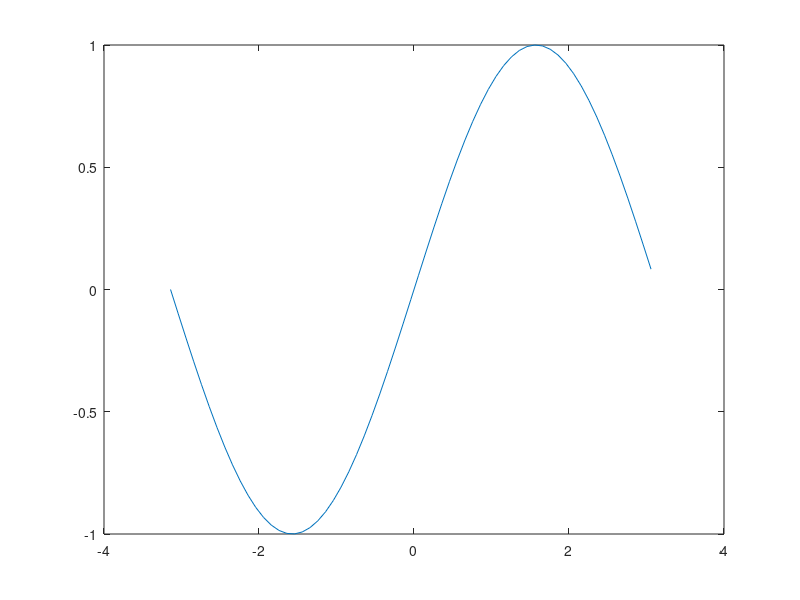

This chart was generated by the following MATLAB code:

a=1;
b=[1,2,3]; %satır vektor
c=[1;2;3]; %column vektor
d = 1:1:5; %1 den 5 e satır vektoru
t=0:0.001:0.1; %zaman örneklemesi

c_row=transpose(c); %transpose aldık

A = [2 5 6;7 5 8];
w = A(1,1);
wb = b(3);
r = rand();%random sayı
rr =rand(1,5);%1 e lik matrix de random sayılar
ri = randi([0 1],1,6); %0 1 aralğında integer vercek(0 veya 1)
% 1 e 6 bir matrix oluşturacak kareli parantez sınırlar dahil olacak

l = length(ri);% =6 vektör için kullanılır
[m,n] = size(A); % m=2 ,n=3

B = rand(2,3);
sum = A + B;
dif = A-B;
TraB=transpose(B);
sqr_mat = B*TraB;

ae =1:1:3;
be=[1 4 6];
ff = ae.*be; %elementwise multip
Ts=0.001;
tf=0.1;
x = sin(tf).*cos(tf);


AA=[1 0 ; 0 1];
SS = AA^100; %matrix'in üssü
A5 =[1 5 3;6 8 2;5 6 2];
DD=A5^5;
A6 = [1 2 ;2 5];
D6 = A6.^3;%matrix elemenletlerinin üssü

C = [2 3;2 5];
invC =inv(C);
detC = det(C);
A7 = rand(2,2);
B2 = rand(2,1);





x = -pi:0.1:pi;
xt=sin(x);
plot(x,xt);

s1=[1 3 6];
s2 =[65 3 7];
s3 = [s1 s2]; %s1 i s2 ye yazar

tj =-5 +10*rand(10,1);

AA1=rand(5);
BB1=rand(5);
CC1 =[AA1,BB1];
CC2 = [AA1;BB1];


    





